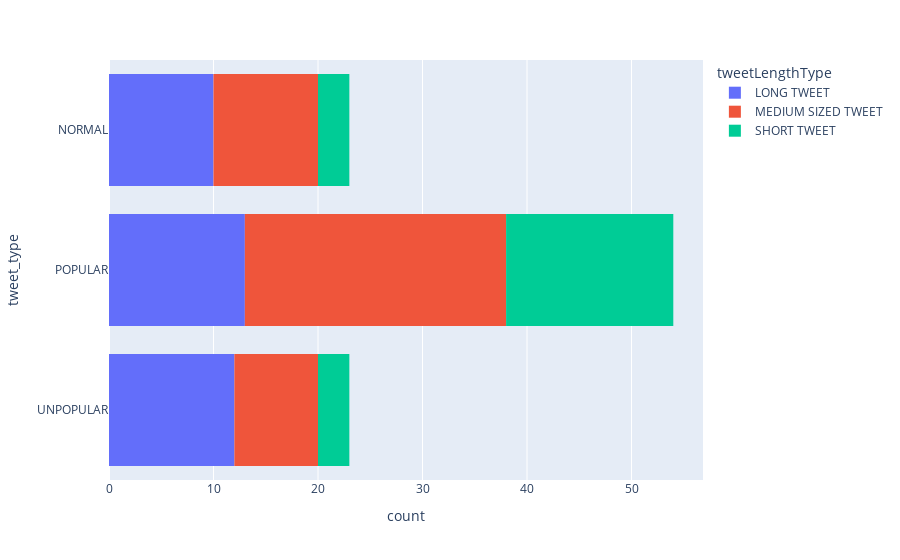

The code cell stored with this chart in its notebook:
### Code cell
fig.show()

### Figure 1 — Plotly figure (JSON) as saved in the notebook; plotly's stock layout.template omitted (floating-point values rounded to 4 significant figures)
{"data": [{"alignmentgroup": "True", "bingroup": "y", "hovertemplate": "tweetLengthType=LONG TWEET<br>count=%{x}<br>tweet_type=%{y}<extra></extra>", "legendgroup": "LONG TWEET", "marker": {"color": "#636efa"}, "name": "LONG TWEET", "offsetgroup": "LONG TWEET", "orientation": "h", "showlegend": true, "type": "histogram", "xaxis": "x", "y": ["UNPOPULAR", "POPULAR", "UNPOPULAR", "POPULAR", "UNPOPULAR", "NORMAL", "POPULAR", "POPULAR", "UNPOPULAR", "NORMAL", "NORMAL", "POPULAR", "NORMAL", "POPULAR", "UNPOPULAR", "NORMAL", "POPULAR", "NORMAL", "POPULAR", "NORMAL", "UNPOPULAR", "POPULAR", "UNPOPULAR", "UNPOPULAR", "NORMAL", "POPULAR", "POPULAR", "NORMAL", "POPULAR", "UNPOPULAR", "POPULAR", "NORMAL", "UNPOPULAR", "UNPOPULAR", "UNPOPULAR"], "yaxis": "y"}, {"alignmentgroup": "True", "bingroup": "y", "hovertemplate": "tweetLengthType=MEDIUM SIZED TWEET<br>count=%{x}<br>tweet_type=%{y}<extra></extra>", "legendgroup": "MEDIUM SIZED TWEET", "marker": {"color": "#EF553B"}, "name": "MEDIUM SIZED TWEET", "offsetgroup": "MEDIUM SIZED TWEET", "orientation": "h", "showlegend": true, "type": "histogram", "xaxis": "x", "y": ["UNPOPULAR", "POPULAR", "POPULAR", "UNPOPULAR", "NORMAL", "UNPOPULAR", "NORMAL", "NORMAL", "POPULAR", "NORMAL", "POPULAR", "POPULAR", "POPULAR", "POPULAR", "POPULAR", "NORMAL", "POPULAR", "POPULAR", "UNPOPULAR", "UNPOPULAR", "UNPOPULAR", "POPULAR", "POPULAR", "POPULAR", "POPULAR", "POPULAR", "POPULAR", "POPULAR", "UNPOPULAR", "NORMAL", "NORMAL", "POPULAR", "POPULAR", "POPULAR", "NORMAL", "NORMAL", "NORMAL", "POPULAR", "POPULAR", "POPULAR", "POPULAR", "POPULAR", "UNPOPULAR"], "yaxis": "y"}, {"alignmentgroup": "True", "bingroup": "y", "hovertemplate": "tweetLengthType=SHORT TWEET<br>count=%{x}<br>tweet_type=%{y}<extra></extra>", "legendgroup": "SHORT TWEET", "marker": {"color": "#00cc96"}, "name": "SHORT TWEET", "offsetgroup": "SHORT TWEET", "orientation": "h", "showlegend": true, "type": "histogram", "xaxis": "x", "y": ["POPULAR", "POPULAR", "POPULAR", "POPULAR", "POPULAR", "POPULAR", "POPULAR", "POPULAR", "NORMAL", "POPULAR", "NORMAL", "POPULAR", "POPULAR", "POPULAR", "POPULAR", "NORMAL", "POPULAR", "POPULAR", "POPULAR", "UNPOPULAR", "UNPOPULAR", "UNPOPULAR"], "yaxis": "y"}], "layout": {"barmode": "relative", "legend": {"title": {"text": "tweetLengthType"}, "tracegroupgap": 0}, "margin": {"t": 60}, "xaxis": {"anchor": "y", "domain": [0, 1], "title": {"text": "count"}}, "yaxis": {"anchor": "x", "domain": [0, 1], "title": {"text": "tweet_type"}}}}
